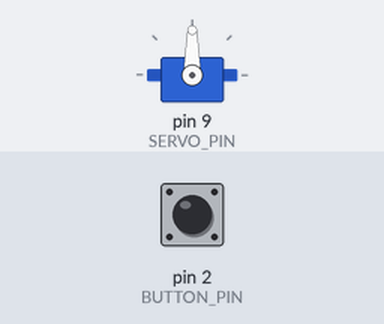
The program below on a simulated Arduino Uno, built with avr-gcc and run on an emulated ATmega328P. Shown: servo. The test bench sets the inputs (shaded band); at power-on: pin 2 (BUTTON_PIN) HIGH.

Above: at 1.2 s.
1.3 s: pin 2 (BUTTON_PIN) pulled LOW for 0.15 s
At 2.6 s:
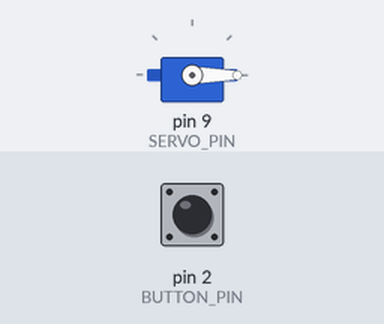
2.9 s: pin 2 (BUTTON_PIN) pulled LOW for 1 s
At 4.3 s:
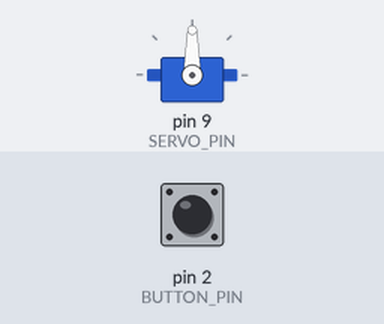
5.4 s: pin 2 (BUTTON_PIN) pulled LOW for 3.2 s
At 8.9 s:
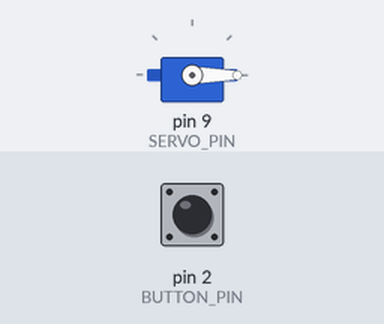
Timing chart, 0 to 10.4 s (numbered marks = the images above; inputs shaded):
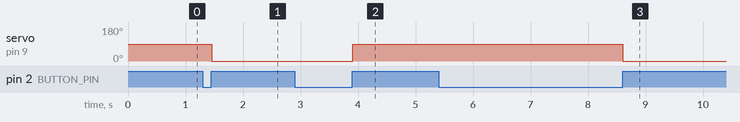

Measured:
- after the input at 1.3 s, servo on pin 9 (SERVO_PIN): 90° → 0° after 0.15 s
- after the input at 2.9 s, servo on pin 9 (SERVO_PIN): 0° → 90° after 1.0 s
- after the input at 5.4 s, servo on pin 9 (SERVO_PIN): 90° → 0° after 3.2 s

The program:

main.cpp
```cpp
#include <Arduino.h>
#include <Servo.h>

// Define Pins
#define SERVO_PIN 9
#define BUTTON_PIN 2

Servo myServo;
int buttonStateNew;
int buttonStateOld = LOW;
int servoState = LOW;
int debounceDelay = 10;

void setup() {
  Serial.begin(9600);
  myServo.attach(SERVO_PIN);
  servoState = LOW;
  pinMode(BUTTON_PIN, INPUT_PULLUP);
}

void loop() {
  buttonStateNew = digitalRead(BUTTON_PIN);

  if (buttonStateOld == LOW && buttonStateNew == HIGH) {
    if (servoState == LOW) {
      myServo.write(90);
      servoState = HIGH;
    }
    else {
      myServo.write(0);
      servoState = LOW;
    }
  }
  buttonStateOld = buttonStateNew;
  delay(debounceDelay);

}
```
